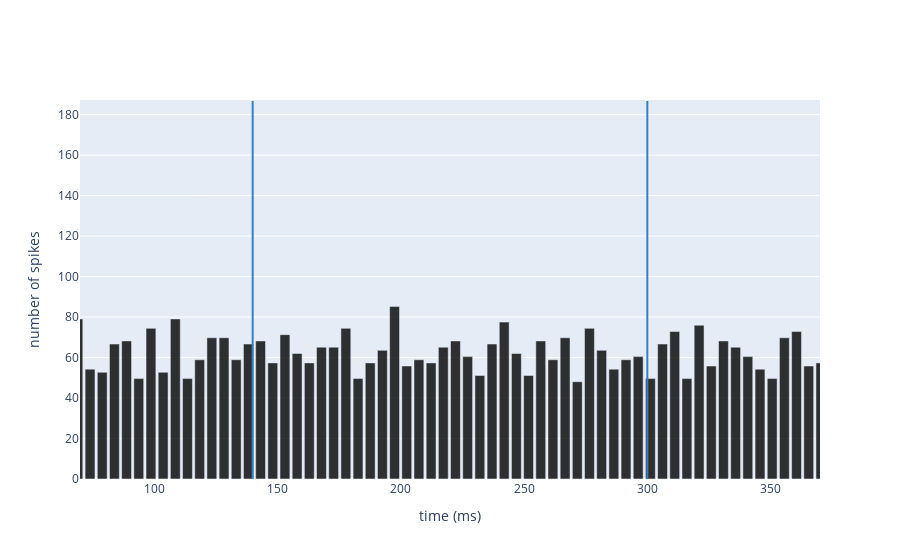

The cell this chart's notebook holds for it:
### Markdown cell above
<div align=justify>Plot the histogram of spikes. 
For all cell type you can observe an increased firing rate during the Conditioned Stimulus, whose amount depends on the balance between excitatory and inhibitory input received by that neural population. For neurons receiving also the Unconditioned Stimulus through Inferior Olive connections, you can observe pause and/or bursting responses, resulting from E-GLIF dynamics and network topology. For Molecular Layer Interneurons, the spillover-mediated connections from Inferior Olive cause a delayed increase of firing rate following the US.</div>

### Code cell
metrics(times, TOT_DURATION, neuron_models, CELL_TO_PLOT)

### Figure 1 — Plotly figure (JSON) as saved in the notebook; plotly's stock layout.template omitted (floating-point values rounded to 4 significant figures)
{"data": [{"marker": {"color": "rgba(0, 0, 0, .8)"}, "type": "bar", "width": 4, "x": [0, 4.938, 9.877, 14.81, 19.75, 24.69, 29.63, 34.57, 39.51, 44.44, 49.38, 54.32, 59.26, 64.2, 69.14, 74.07, 79.01, 83.95, 88.89, 93.83, 98.77, 103.7, 108.6, 113.6, 118.5, 123.5, 128.4, 133.3, 138.3, 143.2, 148.1, 153.1, 158.0, 163.0, 167.9, 172.8, 177.8, 182.7, 187.7, 192.6, 197.5, 202.5, 207.4, 212.3, 217.3, 222.2, 227.2, 232.1, 237.0, 242.0, 246.9, 251.9, 256.8, 261.7, 266.7, 271.6, 276.5, 281.5, 286.4, 291.4, 296.3, 301.2, 306.2, 311.1, 316.0, 321.0, 325.9, 330.9, 335.8, 340.7, 345.7, 350.6, 355.6, 360.5, 365.4, 370.4, 375.3, 380.2, 385.2, 390.1, 395.1], "y": [176.7, 79.07, 17.05, 23.26, 55.81, 83.72, 63.57, 41.86, 51.16, 74.42, 66.67, 44.96, 51.16, 75.97, 79.07, 54.26, 52.71, 66.67, 68.22, 49.61, 74.42, 52.71, 79.07, 49.61, 58.91, 69.77, 69.77, 58.91, 66.67, 68.22, 57.36, 71.32, 62.02, 57.36, 65.12, 65.12, 74.42, 49.61, 57.36, 63.57, 85.27, 55.81, 58.91, 57.36, 65.12, 68.22, 60.47, 51.16, 66.67, 77.52, 62.02, 51.16, 68.22, 58.91, 69.77, 48.06, 74.42, 63.57, 54.26, 58.91, 60.47, 49.61, 66.67, 72.87, 49.61, 75.97, 55.81, 68.22, 65.12, 60.47, 54.26, 49.61, 69.77, 72.87, 55.81, 57.36, 58.91, 71.32, 66.67, 66.67, 55.81]}], "layout": {"scene": {"aspectmode": "data"}, "shapes": [{"line": {"color": "rgb(55, 128, 191)", "width": 2}, "type": "line", "x0": 140, "x1": 140, "y0": 0, "y1": 186.7}, {"line": {"color": "rgb(55, 128, 191)", "width": 2}, "type": "line", "x0": 300, "x1": 300, "y0": 0, "y1": 186.7}], "xaxis": {"range": [70, 370], "title": {"text": "time (ms)"}}, "yaxis": {"title": {"text": "number of spikes"}}}}
